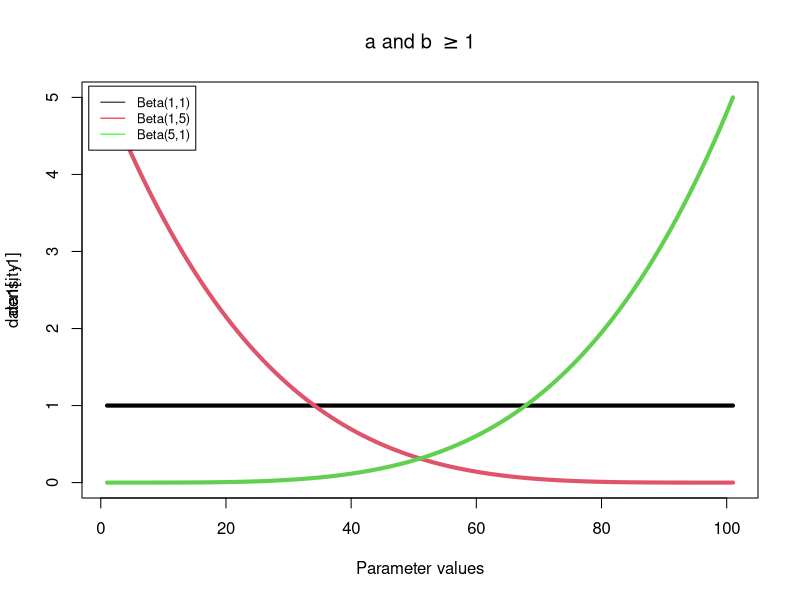
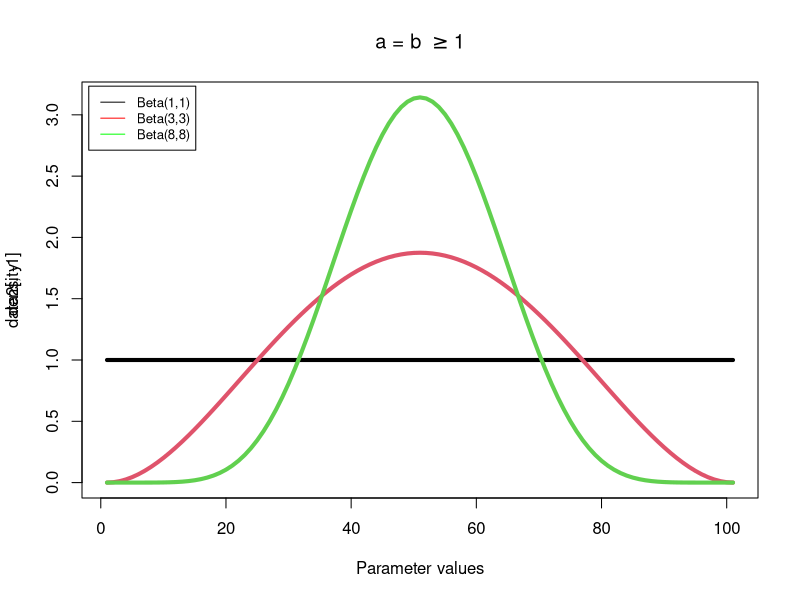
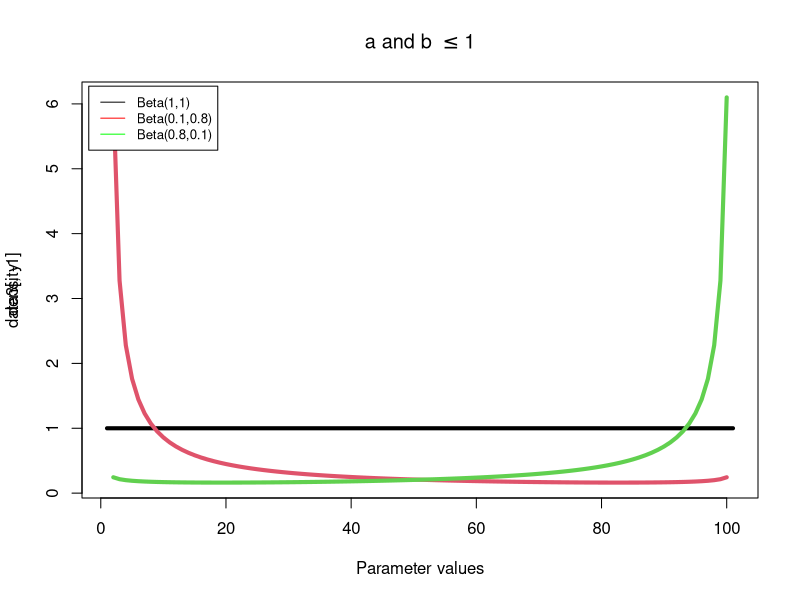
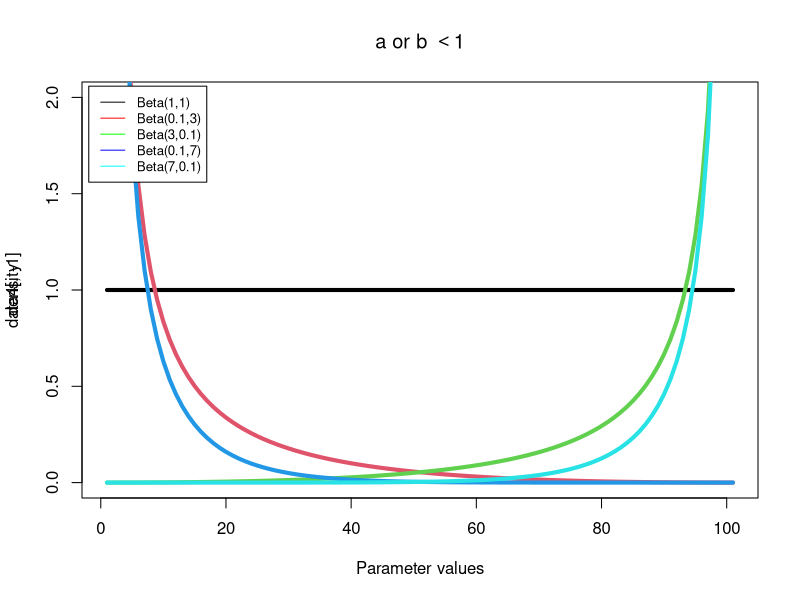
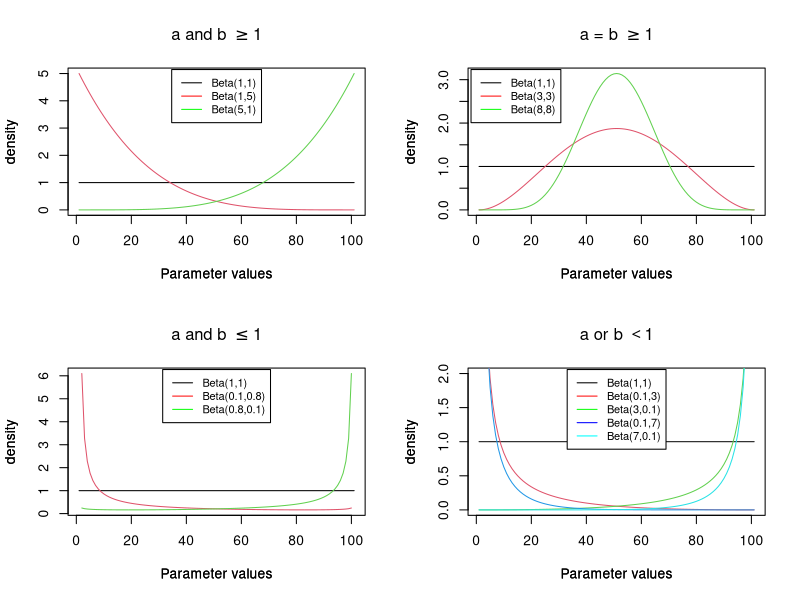

These charts were generated, in order, by the following R code:
## ---- chunk 1
library(ggplot2)
library(gridExtra)
## ---- chunk 2
param_vals <- seq(0,1,by = 0.01)
dbeta_1_1 <- dbeta(x = param_vals, shape1 = 1, shape2 = 1)
debta_1_5 <- dbeta(x = param_vals, shape1 = 1, shape2 = 5)
debta_5_1 <- dbeta(x = param_vals, shape1 = 5, shape2 = 1)
data1 <- data.frame(param_vals, dbeta_1_1, debta_1_5, debta_5_1)

#setEPS() 
#postscript("ab_geq_1.eps")
matplot(data1[,-1], type = "l", lwd = 4, lty = 1, pch=15:17) 
legend("topleft", inset=0.01, legend=c("Beta(1,1)", "Beta(1,5)", "Beta(5,1)"),col=c("black","red", "green"), lty=1, cex=0.8)
title(main = expression("a and b " >= "1"), xlab = "Parameter values", ylab = "density")
#dev.off()
## ---- chunk 3
param_vals <- seq(0,1,by = 0.01)
dbeta_1_1 <- dbeta(x = param_vals, shape1 = 1, shape2 = 1)
debta_3_3 <- dbeta(x = param_vals, shape1 = 3, shape2 = 3)
debta_8_8 <- dbeta(x = param_vals, shape1 = 8, shape2 = 8)
data2 <- data.frame(param_vals, dbeta_1_1, debta_3_3, debta_8_8)

matplot(data2[,-1], type = "l", lwd = 4, lty = 1, pch=5:7) 
legend("topleft", inset=0.01, legend=c("Beta(1,1)", "Beta(3,3)", "Beta(8,8)"),col=c("black","red", "green"), lty=1, cex=0.8)
title(main = expression("a = b " >= "1"), xlab = "Parameter values", ylab = "density")
## ---- chunk 4
param_vals <- seq(0,1,by = 0.01)
dbeta_1_1 <- dbeta(x = param_vals, shape1 = 1, shape2 = 1)
debta_0.1_0.8 <- dbeta(x = param_vals, shape1 = 0.1, shape2 = 0.8)
debta_0.8_0.1 <- dbeta(x = param_vals, shape1 = 0.8, shape2 = 0.1)
data3 <- data.frame(param_vals, dbeta_1_1, debta_0.1_0.8, debta_0.8_0.1)

matplot(data3[,-1], type = "l", lwd = 4, lty = 1, pch=5:7) 
legend("topleft", inset=0.01, legend=c("Beta(1,1)", "Beta(0.1,0.8)", "Beta(0.8,0.1)"),col=c("black","red", "green"), lty=1, cex=0.8)
title(main = expression("a and b " <= "1"), xlab = "Parameter values", ylab = "density")
## ---- chunk 5
param_vals <- seq(0,1,by = 0.01)
dbeta_1_1 <- dbeta(x = param_vals, shape1 = 1, shape2 = 1)
debta_0.1_3 <- dbeta(x = param_vals, shape1 = 0.1, shape2 = 3)
debta_0.1_7 <- dbeta(x = param_vals, shape1 = 0.1, shape2 = 7)
debta_3_0.1 <- dbeta(x = param_vals, shape1 = 3, shape2 = 0.1)
debta_7_0.1 <- dbeta(x = param_vals, shape1 = 7, shape2 = 0.1)
data4 <- data.frame(param_vals, dbeta_1_1, debta_0.1_3, debta_3_0.1, debta_0.1_7 ,debta_7_0.1)

matplot(data4[,-1], type = "l", lwd = 4, lty = 1, pch=1:5, ylim = c(0,2)) 
legend("topleft", inset=0.01, legend=c("Beta(1,1)", "Beta(0.1,3)", "Beta(3,0.1)", "Beta(0.1,7)", "Beta(7,0.1)"),col=c("black","red", "green", "blue", "cyan"), lty=1, cex=0.8)
title(main = expression("a or b " < "1"), xlab = "Parameter values", ylab = "density")
## ---- chunk 6
setEPS() 
postscript("beta_prior.eps")
par(mfrow = c(2, 2))

# plot 1
matplot(data1[,-1], type = "l", lwd = 1, lty = 1, pch=15:17, ylab = "density", xlab = "Parameter values") 
legend("top", inset=0.01, legend=c("Beta(1,1)", "Beta(1,5)", "Beta(5,1)"),col=c("black","red", "green"), lty=1, cex=0.8)
title(main = expression("a and b " >= "1"), xlab = "Parameter values", ylab = "density")

# plot 2
matplot(data2[,-1], type = "l", lwd = 1, lty = 1, pch=5:7, ylab = "density", xlab = "Parameter values") 
legend("topleft", inset=0.01, legend=c("Beta(1,1)", "Beta(3,3)", "Beta(8,8)"),col=c("black","red", "green"), lty=1, cex=0.8)
title(main = expression("a = b " >= "1"), xlab = "Parameter values", ylab = "density")

# plot 3
matplot(data3[,-1], type = "l", lwd = 1, lty = 1, pch=5:7, ylab = "density", xlab = "Parameter values") 
legend("top", inset=0.01, legend=c("Beta(1,1)", "Beta(0.1,0.8)", "Beta(0.8,0.1)"),col=c("black","red", "green"), lty=1, cex=0.8)
title(main = expression("a and b " <= "1"), xlab = "Parameter values", ylab = "density")

# plot 4
matplot(data4[,-1], type = "l", lwd = 1, lty = 1, pch=1:5, ylim = c(0,2), ylab = "density", xlab = "Parameter values") 
legend("top", inset=0.01, legend=c("Beta(1,1)", "Beta(0.1,3)", "Beta(3,0.1)", "Beta(0.1,7)", "Beta(7,0.1)"),col=c("black","red", "green", "blue", "cyan"), lty=1, cex=0.8)
title(main = expression("a or b " < "1"), xlab = "Parameter values", ylab = "density")
dev.off()
